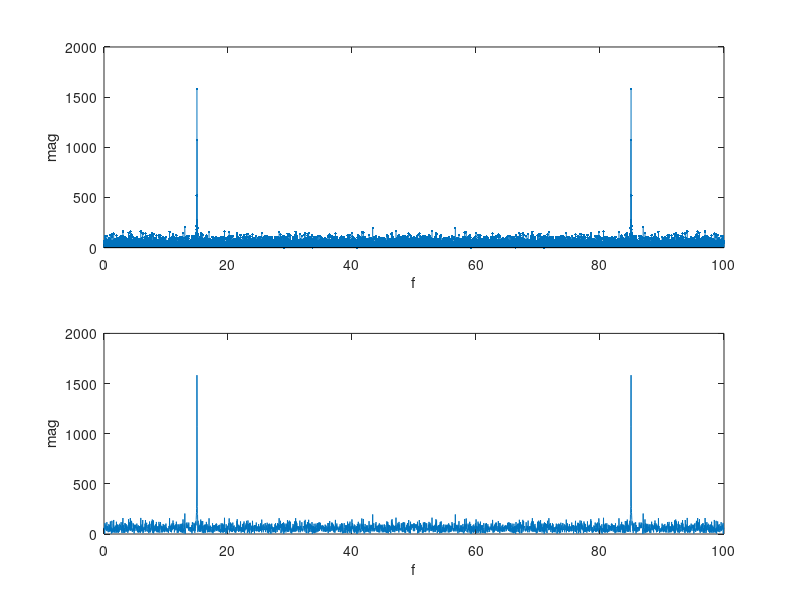

This chart was generated by the following MATLAB code:
fs = 100; w = 15; N = 4096;
n = 0: N - 1; f = n* fs/N;
xn = sin(2*pi*w*n/fs) + randn(1, N);
yn = fft(xn, N);
mag = abs(yn);

subplot(211);stem(f, mag,'.');
xlabel('f'); ylabel('mag');
subplot(212);plot(f, mag);
xlabel('f'); ylabel('mag');


